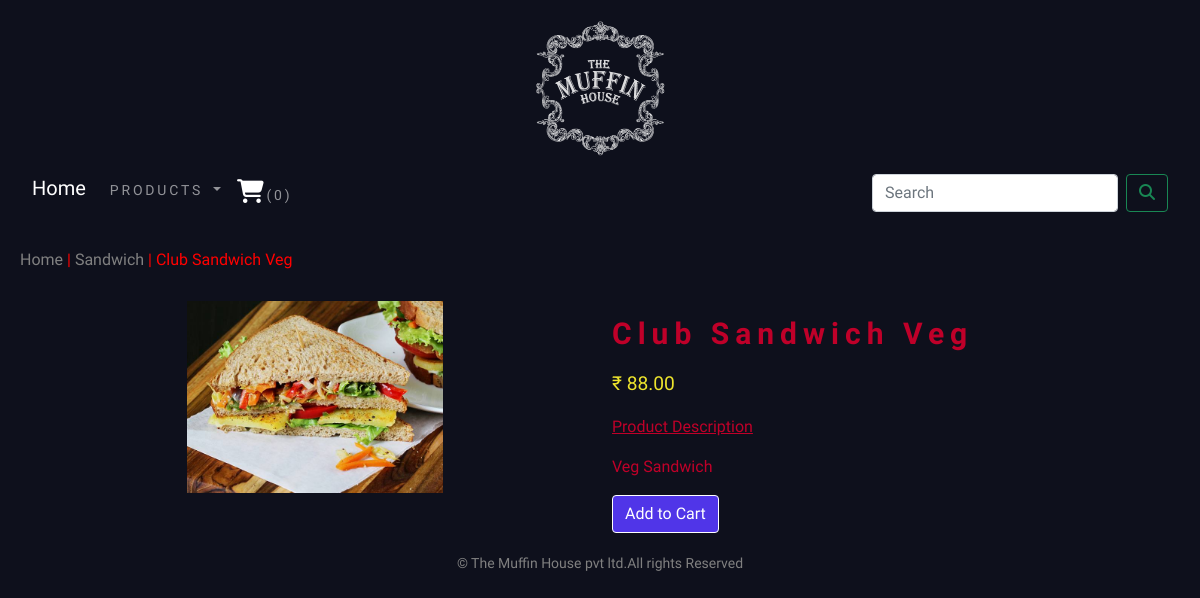
Screenshot of /shop/sandwich/club-sandwich-veg/ with the database file from the repository.
### shopapp/models.py (models this page shows, shortened)
class Product(models.Model):
    name = models.CharField(max_length=250, unique=True)
    slug = models.SlugField(max_length=250, unique=True)
    description = models.TextField(blank=True)
    price = models.DecimalField(max_digits=10, decimal_places=2)
    category = models.ForeignKey(Category, on_delete=models.CASCADE)
    image = models.ImageField(upload_to='product', blank=True)
    stock = models.IntegerField()
    available = models.BooleanField(default=True)
    created = models.DateTimeField(auto_now_add=True)
    updated = models.DateTimeField(auto_now=True)
    class Meta:
        ordering = ('name',)
        verbose_name = 'product'
        verbose_name_plural = 'products'

class Category(models.Model):
    name = models.CharField(max_length=250, unique=True)
    slug = models.SlugField(max_length=250)
    desc = models.TextField(blank=True)
    img = models.ImageField(upload_to='category', blank=True)
    class Meta:
        ordering = ('name',)
        verbose_name = 'category'
        verbose_name_plural = 'categories'
    def get_url(self):
        return reverse('shopapp:products_by_category', args=[self.slug])
    def __str__(self):
        return '{}'.format(self.name)

### shopapp/views.py (the view)
# urls.py: path('<slug:c_slug>/<slug:product_slug>/',views.proDetail,name='prodCatdetail'),
def proDetail(request, c_slug, product_slug):
    try:
        product = Product.objects.get(category__slug=c_slug, slug=product_slug)
    except Exception as e:
        raise e
    return render(request, 'product.html', {'product': product})

### cartapp/context_processors.py (called while the page is built)
def counter(request):
    item_count = 0
    if 'admin' in request.path:
        return {}
    else:
        try:
            cart = Cart.objects.filter(cart_id=_cart_id(request))
            cart_items = CartItem.objects.all().filter(cart=cart[:1])
            for cart_item in cart_items:
                item_count += cart_item.quantity
        except Cart.DoesNotExist:
            item_count = 0
    return dict(item_count=item_count)

### cartapp/views.py (called while the page is built)
def _cart_id(request):
    cart = request.session.session_key
    if not cart:
        cart = request.session.create()
    return cart

### shopapp/context_processor.py (called while the page is built)
def menu_links(request):
    links = Category.objects.all()
    return dict(links=links)

### templates/product.html (shortened to what this page needs)
{% extends 'base.html' %}
{% load static %}
{% block content %}
<div class="row my_prod_row_class">
    <div class="mx_auto" style="color:red">
        <h6><a style="color:grey; text-decoration:none" href="{% url 'shopapp:allProdCat' %}">Home</a> | <a style="color:grey; text-decoration:none" href="{{product.category.get_url}}">{{product.category}}</a> | {{product.name}}</h6>
    </div>
</div>
<div class="container">
<br>
<div class="row">
    <div class="col-12 col-sm-12 col-md-12 col-lg-6 text-center">
        <div style="min-width:18rem">
            <img src="{{product.image.url}}" alt="{{product.name}}" width="47%" height="60%">
        </div>
    </div>
    <div class="col-12 col-sm-12 col-md-12 col-lg-6">
        <div>
            <h1 class="my_prod_title"><b>{{product.name}}</b></h1>
            {% load humanize %}
        <p class="price_color">₹ {{ product.price|intcomma }}</p>
            <p class="my_title"><u>Product Description</u></p>
        <p class="text-justify my_prod_text">{{product.description}}</p>
        {% if product.stock <= 0 %}
        <h2 class="text-justify my_prod_text"><b>Out of Stock</b></h2>
        {% else %}
        <a class="btn btn-secondary" href="{% url 'cartapp:add_cart' product.id %}">Add to Cart</a>
        {% endif %}
    </div>
</div>
</div>
</div>
{% endblock %}

### static/css/custom.css (style rules this page uses)
body { font-family: 'Hahmlet', serif; color:#bf0029; margin:20px; }
.my_title { font-size:16px; text-transform:uppercase letter-spacing: .22em; }
.my_prod_row_class .mx_auto { color:#000; font-size:12px; text-decoration:none; }
.my_prod_title { font-size:30px; text_transform:uppercase; letter-spacing:.2em; padding-top:15px; padding-bottom:10px; }
.price_color { color:#ede42d; font-size:120%; }
.my_prod_text { padding }

### rows the page displays
Product: category "Sandwich", name "Club Sandwich Veg", image (picture), price "88.00", description "Veg Sandwich"

### other values shown
{{ item_count }} "0"
